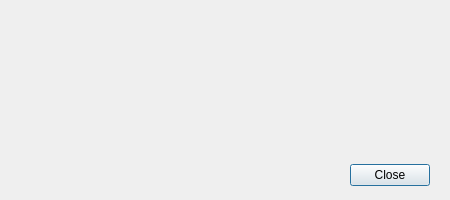
<?xml version="1.0" encoding="UTF-8"?>
<ui version="4.0">
 <class>DialogAbout</class>
 <widget class="QDialog" name="DialogAbout">
  <property name="geometry">
   <rect>
    <x>0</x>
    <y>0</y>
    <width>450</width>
    <height>200</height>
   </rect>
  </property>
  <property name="minimumSize">
   <size>
    <width>450</width>
    <height>200</height>
   </size>
  </property>
  <property name="maximumSize">
   <size>
    <width>450</width>
    <height>200</height>
   </size>
  </property>
  <property name="windowTitle">
   <string>关于</string>
  </property>
  <property name="windowIcon">
   <iconset resource="resource.qrc">
    <normaloff>:/image/image/favicon.ico</normaloff>:/image/image/favicon.ico</iconset>
  </property>
  <widget class="QWidget" name="verticalWidget" native="true">
   <property name="geometry">
    <rect>
     <x>0</x>
     <y>150</y>
     <width>430</width>
     <height>50</height>
    </rect>
   </property>
   <layout class="QVBoxLayout" name="verticalLayout">
    <item>
     <widget class="QDialogButtonBox" name="buttonBox">
      <property name="orientation">
       <enum>Qt::Horizontal</enum>
      </property>
      <property name="standardButtons">
       <set>QDialogButtonBox::Close</set>
      </property>
     </widget>
    </item>
   </layout>
  </widget>
  <widget class="QWidget" name="gridWidget" native="true">
   <property name="geometry">
    <rect>
     <x>0</x>
     <y>0</y>
     <width>120</width>
     <height>150</height>
    </rect>
   </property>
   <property name="minimumSize">
    <size>
     <width>120</width>
     <height>150</height>
    </size>
   </property>
   <property name="maximumSize">
    <size>
     <width>120</width>
     <height>150</height>
    </size>
   </property>
   <layout class="QGridLayout" name="gridLayout">
    <item row="0" column="0">
     <widget class="QLabel" name="label_image">
      <property name="minimumSize">
       <size>
        <width>80</width>
        <height>80</height>
       </size>
      </property>
      <property name="maximumSize">
       <size>
        <width>80</width>
        <height>80</height>
       </size>
      </property>
      <property name="styleSheet">
       <string notr="true">background-image: url(:/image/image/about_show.png);</string>
      </property>
      <property name="text">
       <string/>
      </property>
     </widget>
    </item>
   </layout>
  </widget>
  <widget class="QWidget" name="gridWidget" native="true">
   <property name="geometry">
    <rect>
     <x>120</x>
     <y>0</y>
     <width>330</width>
     <height>150</height>
    </rect>
   </property>
   <property name="minimumSize">
    <size>
     <width>330</width>
     <height>150</height>
    </size>
   </property>
   <property name="maximumSize">
    <size>
     <width>330</width>
     <height>150</height>
    </size>
   </property>
   <layout class="QGridLayout" name="gridLayout_2">
    <property name="topMargin">
     <number>10</number>
    </property>
    <property name="bottomMargin">
     <number>10</number>
    </property>
    <item row="1" column="0">
     <widget class="QLabel" name="label_version">
      <property name="minimumSize">
       <size>
        <width>300</width>
        <height>0</height>
       </size>
      </property>
      <property name="maximumSize">
       <size>
        <width>300</width>
        <height>16777215</height>
       </size>
      </property>
      <property name="text">
       <string/>
      </property>
     </widget>
    </item>
    <item row="0" column="0">
     <widget class="QLabel" name="label_title">
      <property name="minimumSize">
       <size>
        <width>300</width>
        <height>0</height>
       </size>
      </property>
      <property name="maximumSize">
       <size>
        <width>300</width>
        <height>16777215</height>
       </size>
      </property>
      <property name="font">
       <font>
        <weight>75</weight>
        <bold>true</bold>
       </font>
      </property>
      <property name="text">
       <string/>
      </property>
     </widget>
    </item>
    <item row="2" column="0">
     <widget class="QLabel" name="label_explanation">
      <property name="minimumSize">
       <size>
        <width>300</width>
        <height>0</height>
       </size>
      </property>
      <property name="maximumSize">
       <size>
        <width>300</width>
        <height>16777215</height>
       </size>
      </property>
      <property name="text">
       <string/>
      </property>
      <property name="wordWrap">
       <bool>true</bool>
      </property>
     </widget>
    </item>
    <item row="3" column="0">
     <widget class="QLabel" name="label_copyright">
      <property name="minimumSize">
       <size>
        <width>300</width>
        <height>0</height>
       </size>
      </property>
      <property name="maximumSize">
       <size>
        <width>300</width>
        <height>16777215</height>
       </size>
      </property>
      <property name="text">
       <string/>
      </property>
     </widget>
    </item>
   </layout>
  </widget>
 </widget>
 <resources>
  <include location="resource.qrc"/>
 </resources>
 <connections>
  <connection>
   <sender>buttonBox</sender>
   <signal>accepted()</signal>
   <receiver>DialogAbout</receiver>
   <slot>accept()</slot>
   <hints>
    <hint type="sourcelabel">
     <x>219</x>
     <y>177</y>
    </hint>
    <hint type="destinationlabel">
     <x>157</x>
     <y>199</y>
    </hint>
   </hints>
  </connection>
  <connection>
   <sender>buttonBox</sender>
   <signal>rejected()</signal>
   <receiver>DialogAbout</receiver>
   <slot>reject()</slot>
   <hints>
    <hint type="sourcelabel">
     <x>287</x>
     <y>183</y>
    </hint>
    <hint type="destinationlabel">
     <x>286</x>
     <y>199</y>
    </hint>
   </hints>
  </connection>
 </connections>
</ui>
